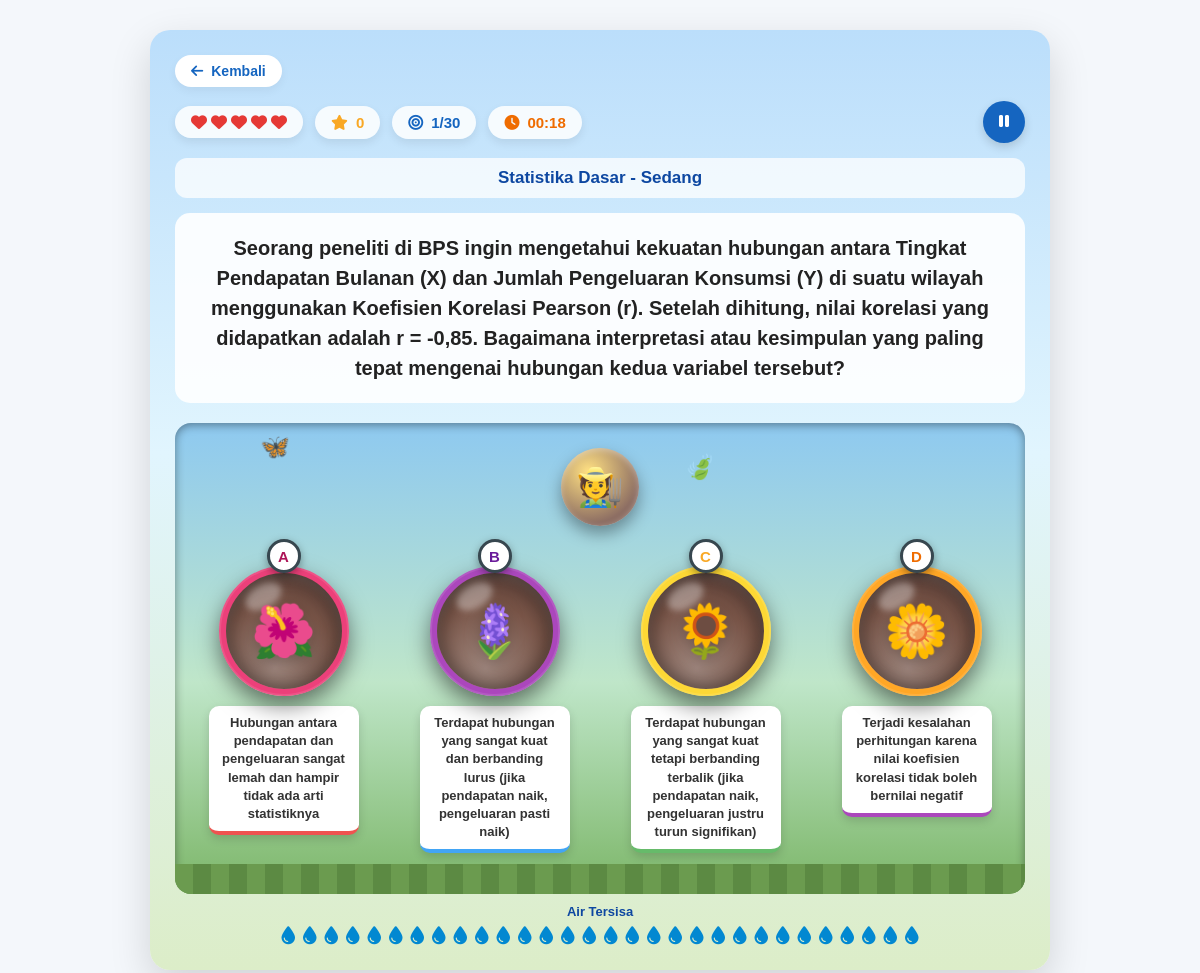
The page /pengguna/quiz.php?kategori=1&level=Sedang (signed in) on the database its author committed.
### tables this page shows
CREATE TABLE `kategori` (
  `id` int NOT NULL,
  `nama` varchar(100) NOT NULL,
  `icon` varchar(100) DEFAULT NULL,
  `deskripsi` text
);

CREATE TABLE `soal` (
  `id` int NOT NULL,
  `kategori_id` int DEFAULT NULL,
  `level` enum('Mudah','Sedang','Sulit') DEFAULT 'Mudah',
  `pertanyaan` text,
  `opsi_a` varchar(255) DEFAULT NULL,
  `opsi_b` varchar(255) DEFAULT NULL,
  `opsi_c` varchar(255) DEFAULT NULL,
  `opsi_d` varchar(255) DEFAULT NULL,
  `jawaban` char(1) DEFAULT NULL,
  `pembahasan` text,
  `xp` int DEFAULT '10'
);

### inc/functions.php (called while the page is built, shortened)
<?php
if (!function_exists('e')) {
    function e($str) {
        return htmlspecialchars((string) $str, ENT_QUOTES, 'UTF-8');
    }
}
function temaQuizAktif($kategoriNama, $level) {
    $nama = mb_strtolower(trim((string) $kategoriNama));
    if ($nama === 'statistika dasar') {
        if ($level === 'Sedang') {
            return 'kebun';
        }
    }
    return '';
}

### pengguna/quiz.php (the view, shortened to what this page needs)
<?php
require __DIR__ . "/../inc/auth.php";
require __DIR__ . "/../inc/functions.php";
$kategori = (int) $_GET['kategori'];
$level = levelValid($_GET['level'] ?? 'Mudah');
$nomor = isset($_GET['no']) ? (int) $_GET['no'] : 0;
$skorSaatIni = $_SESSION['skor'] ?? 0;
$nyawa = $_SESSION['nyawa'] ?? 5;
$jumlah = count($_SESSION['soal']);
$id_soal = $_SESSION['soal'][$nomor];
$stmt = mysqli_prepare($conn, "SELECT * FROM soal WHERE id=?");
mysqli_stmt_bind_param($stmt, "i", $id_soal);
mysqli_stmt_execute($stmt);
$current = mysqli_fetch_assoc(mysqli_stmt_get_result($stmt));
$stmt = mysqli_prepare($conn, "SELECT nama FROM kategori WHERE id=?");
mysqli_stmt_bind_param($stmt, "i", $kategori);
mysqli_stmt_execute($stmt);
$kategoriInfo = mysqli_fetch_assoc(mysqli_stmt_get_result($stmt));
$temaQuiz = temaQuizAktif($kategoriInfo['nama'] ?? '', $level);
$temaKebun = ($temaQuiz === 'kebun');
$temaBajakLaut = ($temaQuiz === 'bajak-laut');
$temaLebah = ($temaQuiz === 'lebah');
$temaPanda = ($temaQuiz === 'panda');
$temaKatak = ($temaQuiz === 'katak');
$temaPenguin = ($temaQuiz === 'penguin');
$temaAstronot = ($temaQuiz === 'astronot');
$temaKsatria = ($temaQuiz === 'ksatria');
$bungaEmoji = ['A' => '🌺', 'B' => '🪻', 'C' => '🌻', 'D' => '🌼'];
$bungaEmojiLebah = ['A' => '🌸', 'B' => '🪷', 'C' => '🌻', 'D' => '🌼'];
$seranggaEmoji = ['A' => '🪰', 'B' => '🦟', 'C' => '🦋', 'D' => '🪲'];
$ikanEmoji = ['A' => '🐟', 'B' => '🐠', 'C' => '🦑', 'D' => '🦀'];
$angkasaEmoji = ['A' => '⭐', 'B' => '🪐', 'C' => '☄️', 'D' => '🌙'];
$monsterEmoji = ['A' => '🐲', 'B' => '👹', 'C' => '🦇', 'D' => '🕷️'];
$temaSceneClass = $temaKebun ? ' tema-kebun' : ($temaBajakLaut ? ' tema-bajak-laut' : ($temaLebah ? ' tema-lebah' : ($temaPanda ? ' tema-panda' : ($temaKatak ? ' tema-katak' : ($temaPenguin ? ' tema-penguin' : ($temaAstronot ? ' tema-astronot' : ($temaKsatria ? ' tema-ksatria' : '')))))));
$temaKarakter = $temaBajakLaut ? '🏴‍☠️' : ($temaKebun ? '🧑‍🌾' : ($temaLebah ? '🐝' : ($temaPanda ? '🐼' : ($temaKatak ? '🐸' : ($temaPenguin ? '🐧' : ($temaAstronot ? '🧑‍🚀' : ($temaKsatria ? '🤺' : '🧑‍🚒')))))));
$temaHitIcon = $temaBajakLaut ? '✨' : ($temaKebun ? '💧' : ($temaLebah ? '🍯' : ($temaPanda ? '🍃' : ($temaKatak ? '👅' : ($temaPenguin ? '💦' : ($temaAstronot ? '✨' : ($temaKsatria ? '💥' : '💨')))))));
$temaLabelSisa = $temaBajakLaut ? 'Kait Tersisa' : ($temaKebun ? 'Air Tersisa' : ($temaLebah ? 'Nektar Tersisa' : ($temaPanda ? 'Daun Tersisa' : ($temaKatak ? 'Serangga Tersisa' : ($temaPenguin ? 'Ikan Tersisa' : ($temaAstronot ? 'Energi Tersisa' : ($temaKsatria ? 'Serangan Tersisa' : 'Semprotan Tersisa')))))));
$temaSmoke1 = $temaBajakLaut ? '🦜' : ($temaKebun ? '🦋' : ($temaLebah ? '🍯' : ($temaPanda ? '🍃' : ($temaKatak ? '🪷' : ($temaPenguin ? '❄️' : ($temaAstronot ? '⭐' : ($temaKsatria ? '🔥' : '💨')))))));
$temaSmoke2 = $temaBajakLaut ? '⚓' : ($temaKebun ? '🍃' : ($temaLebah ? '🌻' : ($temaPanda ? '🌱' : ($temaKatak ? '🌿' : ($temaPenguin ? '💠' : ($temaAstronot ? '🌌' : ($temaKsatria ? '⚔️' : '💨')))))));
$temaPanahIcon = $temaBajakLaut ? 'fa-anchor' : ($temaPanda ? 'fa-leaf' : ($temaKatak ? 'fa-bug' : ($temaPenguin ? 'fa-fish' : ($temaAstronot ? 'fa-star' : ($temaKsatria ? 'fa-shield-halved' : 'fa-droplet')))));
$temaPanahColor = $temaBajakLaut ? '#37474F' : ($temaKebun ? '#0288D1' : ($temaLebah ? '#F9A825' : ($temaPanda ? '#43A047' : ($temaKatak ? '#33691E' : ($temaPenguin ? '#0288D1' : ($temaAstronot ? '#FDD835' : ($temaKsatria ? '#8D6E63' : '#039BE5')))))));
function temaIkonOpsi($opt, $temaBajakLaut, $temaKebun, $temaLebah, $temaPanda, $temaKatak, $temaPenguin, $temaAstronot, $temaKsatria, $bungaEmoji, $bungaEmojiLebah, $seranggaEmoji, $ikanEmoji, $angkasaEmoji, $monsterEmoji) {
    if ($temaKebun) {
        return $bungaEmoji[$opt];
    }
    return '🔥';
}
?>
<!DOCTYPE html>
<html lang="id">
<head>
<link rel="stylesheet"
href="assets/css/quiz.css?v=<?= filemtime(__DIR__ . "/assets/css/quiz.css"); ?>">
<link rel="stylesheet"
href="https://cdnjs.cloudflare.com/ajax/libs/font-awesome/6.5.2/css/all.min.css">
</head>
<body>
<div class="quiz-container">
<a href="kategori.php?keluar=1" class="quiz-back" onclick="return confirm('Keluar dari quiz? Progress soal saat ini akan hilang.')">
<i class="fa-solid fa-arrow-left"></i> Kembali
</a>
<div class="hud">
<div class="hud-item hud-nyawa" id="nyawaBox">
<?php for ($i = 0; $i < 5; $i++): ?>
<i class="fa-solid fa-heart <?= $i < $nyawa ? 'heart-active' : 'heart-lost'; ?>"></i>
<?php endfor; ?>
</div>
<div class="hud-item hud-skor">
<i class="fa-solid fa-star"></i> <?= $skorSaatIni; ?>
</div>
<div class="hud-item hud-soal">
<i class="fa-solid fa-bullseye"></i> <?= $nomor+1 ?>/<?= $jumlah ?>
</div>
<div class="hud-item hud-timer">
<i class="fa-solid fa-clock"></i> <span id="time">00:15</span>
</div>
<button type="button" class="hud-pause" id="pauseBtn" title="Jeda">
<i class="fa-solid fa-pause"></i>
</button>
</div>
<h2 class="misi-judul">
<?= e($kategoriInfo['nama'] ?? 'Quiz Challenge'); ?> - <?= e($level); ?>
</h2>
<div class="question-card">
<h3><?= e($current['pertanyaan']); ?></h3>
</div>
<form action="cek_jawaban.php" method="POST" id="quizForm">
<div class="fire-scene<?= $temaSceneClass; ?>" data-hit-icon="<?= e($temaHitIcon); ?>">
<span class="smoke-bg smoke1"><?= $temaSmoke1; ?></span>
<span class="smoke-bg smoke2"><?= $temaSmoke2; ?></span>
<div class="firefighter-wrap">
<div class="firefighter"><?= $temaKarakter; ?></div>
</div>
<div class="targets" id="targets">
<button type="button" class="target-unit" data-jawaban="A">
<span class="window window-a">
<span class="window-badge">A</span>
<span class="flame"><?= temaIkonOpsi('A', $temaBajakLaut, $temaKebun, $temaLebah, $temaPanda, $temaKatak, $temaPenguin, $temaAstronot, $temaKsatria, $bungaEmoji, $bungaEmojiLebah, $seranggaEmoji, $ikanEmoji, $angkasaEmoji, $monsterEmoji); ?></span>
</span>
<span class="target-label label-a"><?= e($current['opsi_a']); ?></span>
</button>
<button type="button" class="target-unit" data-jawaban="B">
<span class="window window-b">
<span class="window-badge">B</span>
<span class="flame"><?= temaIkonOpsi('B', $temaBajakLaut, $temaKebun, $temaLebah, $temaPanda, $temaKatak, $temaPenguin, $temaAstronot, $temaKsatria, $bungaEmoji, $bungaEmojiLebah, $seranggaEmoji, $ikanEmoji, $angkasaEmoji, $monsterEmoji); ?></span>
</span>
<span class="target-label label-b"><?= e($current['opsi_b']); ?></span>
</button>
<button type="button" class="target-unit" data-jawaban="C">
<span class="window window-c">
<span class="window-badge">C</span>
<span class="flame"><?= temaIkonOpsi('C', $temaBajakLaut, $temaKebun, $temaLebah, $temaPanda, $temaKatak, $temaPenguin, $temaAstronot, $temaKsatria, $bungaEmoji, $bungaEmojiLebah, $seranggaEmoji, $ikanEmoji, $angkasaEmoji, $monsterEmoji); ?></span>
</span>
<span class="target-label label-c"><?= e($current['opsi_c']); ?></span>
</button>
<button type="button" class="target-unit" data-jawaban="D">
<span class="window window-d">
<span class="window-badge">D</span>
<span class="flame"><?= temaIkonOpsi('D', $temaBajakLaut, $temaKebun, $temaLebah, $temaPanda, $temaKatak, $temaPenguin, $temaAstronot, $temaKsatria, $bungaEmoji, $bungaEmojiLebah, $seranggaEmoji, $ikanEmoji, $angkasaEmoji, $monsterEmoji); ?></span>
</span>
<span class="target-label label-d"><?= e($current['opsi_d']); ?></span>
</button>
</div>
<div class="ground"></div>
</div>
</form>
<div class="panah-tersisa">
<span><?= e($temaLabelSisa); ?></span>
<div class="panah-row">
<?php for ($i = 0; $i < ($jumlah - $nomor); $i++): ?>
<i class="fa-solid <?= $temaPanahIcon; ?> panah-icon" style="color:<?= $temaPanahColor; ?>"></i>
<?php endfor; ?>
</div>
</div>
</div>
</body>
</html>

### rows shown on the page
kategori: nama "Statistika Dasar", nama "🦋", nama "🍃", nama "🧑‍🌾", nama "🌺", nama "🪻", nama "🌻", nama "🌼", nama "Air Tersisa"
soal: pertanyaan "Seorang peneliti di BPS ingin mengetahui kekuatan hubungan antara Tingkat Pendapatan Bulanan (X) dan Jumlah Pengeluaran Konsumsi (Y) di suatu wilayah menggunakan Koefisien Korelasi Pearson (r). Setelah dihitung, nilai korelasi yang didapatkan adalah r = -0,85. Bagaimana interpretasi atau kesimpulan yang paling tepat mengenai hubungan kedua variabel tersebut?", opsi_a "Hubungan antara pendapatan dan pengeluaran sangat lemah dan hampir tidak ada arti statistiknya", opsi_b "Terdapat hubungan yang sangat kuat dan berbanding lurus (jika pendapatan naik, pengeluaran pasti naik)", opsi_c "Terdapat hubungan yang sangat kuat tetapi berbanding terbalik (jika pendapatan naik, pengeluaran justru turun signifikan)", opsi_d "Terjadi kesalahan perhitungan karena nilai koefisien korelasi tidak boleh bernilai negatif"

### other values the page prints
$skorSaatIni "0"
$nomor+1 "1"
$jumlah "30"
$level "Sedang"
